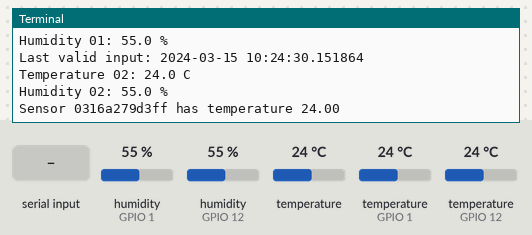
Simulated run of this program. Board: Raspberry Pi (BCM pin numbers). Parts: the last lines printed to the terminal. The test bench sets the inputs (shaded band); at power-on: humidity (sensors on GPIO 1, GPIO 12) 55 %, temperature 24 °C, temperature (sensors on GPIO 1, GPIO 12) 24 °C. The clock reads 2024-03-15 10:24:30 at power-on unless the program sets it; the camera gives no picture and a still takes 0.5 s. At 8.4 s the program stops and its outputs stay as they are.

Above: at 1.2 s.
1.3 s: "1\n" received over the second serial link
At 2.6 s:
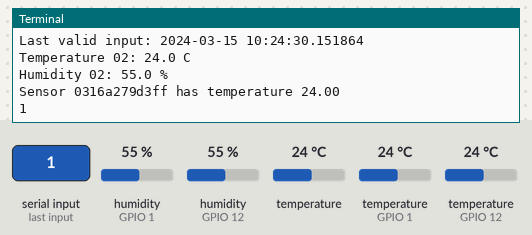
At 9.6 s:
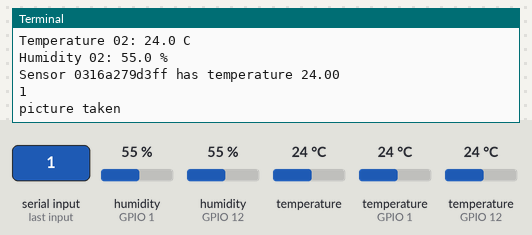

Measured:
- after the input at 1.3 s, the terminal: prints a new line after 0.61 s (image 1)

The program:

joint_measure.py
```python
# Humidity
import RPi.GPIO as GPIO
import dht11
import time
import datetime

# initialize GPIO
GPIO.setwarnings(True)
GPIO.setmode(GPIO.BCM)

# read data using pin 12 and 1
instance_12 = dht11.DHT11(pin=12)
instance_01 = dht11.DHT11(pin=1)

try:
    trigger = True
    while trigger:
        result_12 = instance_12.read()
        if result_12.is_valid():
            print("Last valid input: " + str(datetime.datetime.now()))
            print("Temperature 01: %-3.1f C" % result_12.temperature)
            print("Humidity 01: %-3.1f %%" % result_12.humidity)
            trigger = False
        #else:
            #print("error H1")

    trigger = True
    while trigger:
        result_01 = instance_01.read()
        if result_01.is_valid():
            print("Last valid input: " + str(datetime.datetime.now()))
            print("Temperature 02: %-3.1f C" % result_01.temperature)
            print("Humidity 02: %-3.1f %%" % result_01.humidity)
            trigger = False
        #else:
            #print("error H2")

except KeyboardInterrupt:
    print("Cleanup")
    GPIO.cleanup()


# Temperature:
import serial
from w1thermsensor import W1ThermSensor

for sensor in W1ThermSensor.get_available_sensors():
    print("Sensor %s has temperature %.2f" % (sensor.id, sensor.get_temperature()))
time.sleep(1)

# Moisture:
if __name__ == '__main__':
    ser = serial.Serial('/dev/ttyUSB0', 9600, timeout=1)
    ser.flush()
    trigger = True
    while trigger:
        if ser.in_waiting > 0:
            line = ser.readline().decode('utf-8').rstrip()
            print(line)
            trigger = False
time.sleep(1)

# Camera
from picamera import PiCamera

camera = PiCamera()
camera.start_preview()
time.sleep(5)
tmp = datetime.datetime.now()

camera.capture('out/picture_'+tmp.strftime("%d.%m.%Y_%H.%M.%S")+'.jpg')
camera.stop_preview()
print("picture taken")
```
